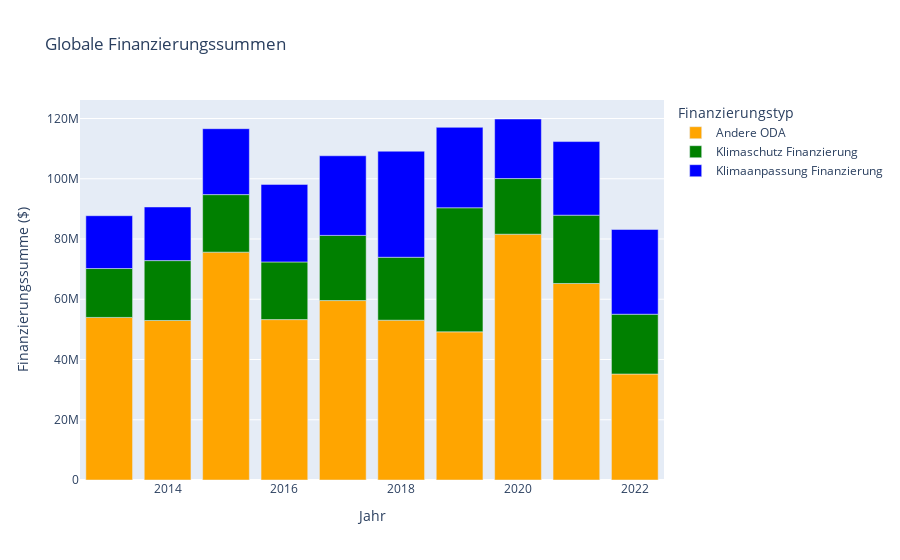

Write notebook code for a chart like this one.
### Code cell
all_country_split_df = pd.read_csv('../upload_data/all_country_split.csv')

selected_country_split_df = all_country_split_df[all_country_split_df['Recipient Name'] == country]

fig = px.bar(selected_country_split_df, x='Year', y='Amount', color='Finanzierungstyp',
            title='Globale Finanzierungssummen',
            labels={'Amount': 'Finanzierungssumme ($)', 'Year': 'Jahr'},
            category_orders={'Finanzierungstyp': ['Andere ODA','Klimaschutz Finanzierung', 'Klimaanpassung Finanzierung']},
            color_discrete_map={'Andere ODA': 'orange', 'Klimaschutz Finanzierung': 'green', 'Klimaanpassung Finanzierung': 'blue'}
            )# This ensures consistent color ordering

fig.show()

### Figure 1 — Plotly figure (JSON) as saved in the notebook; plotly's stock layout.template omitted (floating-point values rounded to 4 significant figures)
{"data": [{"alignmentgroup": "True", "hovertemplate": "Finanzierungstyp=Andere ODA<br>Jahr=%{x}<br>Finanzierungssumme ($)=%{y}<extra></extra>", "legendgroup": "Andere ODA", "marker": {"color": "orange", "pattern": {"shape": ""}}, "name": "Andere ODA", "offsetgroup": "Andere ODA", "orientation": "v", "showlegend": true, "textposition": "auto", "type": "bar", "x": [2013, 2014, 2015, 2016, 2017, 2018, 2019, 2020, 2021, 2022], "xaxis": "x", "y": [53970000.0, 52950000.0, 75637941, 53244940, 59560000.0, 53051452, 49190000.0, 81596023, 65240000.0, 35180000.0], "yaxis": "y"}, {"alignmentgroup": "True", "hovertemplate": "Finanzierungstyp=Klimaschutz Finanzierung<br>Jahr=%{x}<br>Finanzierungssumme ($)=%{y}<extra></extra>", "legendgroup": "Klimaschutz Finanzierung", "marker": {"color": "green", "pattern": {"shape": ""}}, "name": "Klimaschutz Finanzierung", "offsetgroup": "Klimaschutz Finanzierung", "orientation": "v", "showlegend": true, "textposition": "auto", "type": "bar", "x": [2013, 2014, 2015, 2016, 2017, 2018, 2019, 2020, 2021, 2022], "xaxis": "x", "y": [16230000.0, 19878041, 19100000.0, 19140000.0, 21637645, 20892699, 41180000.0, 18470000.0, 22676913, 19844228], "yaxis": "y"}, {"alignmentgroup": "True", "hovertemplate": "Finanzierungstyp=Klimaanpassung Finanzierung<br>Jahr=%{x}<br>Finanzierungssumme ($)=%{y}<extra></extra>", "legendgroup": "Klimaanpassung Finanzierung", "marker": {"color": "blue", "pattern": {"shape": ""}}, "name": "Klimaanpassung Finanzierung", "offsetgroup": "Klimaanpassung Finanzierung", "orientation": "v", "showlegend": true, "textposition": "auto", "type": "bar", "x": [2013, 2014, 2015, 2016, 2017, 2018, 2019, 2020, 2021, 2022], "xaxis": "x", "y": [17530000.0, 17800000.0, 21880000.0, 25740000.0, 26430000.0, 35197630, 26702416, 19770000.0, 24430000.0, 28130000.0], "yaxis": "y"}], "layout": {"barmode": "relative", "legend": {"title": {"text": "Finanzierungstyp"}, "tracegroupgap": 0}, "title": {"text": "Globale Finanzierungssummen"}, "xaxis": {"anchor": "y", "domain": [0, 1], "title": {"text": "Jahr"}}, "yaxis": {"anchor": "x", "domain": [0, 1], "title": {"text": "Finanzierungssumme ($)"}}}}
